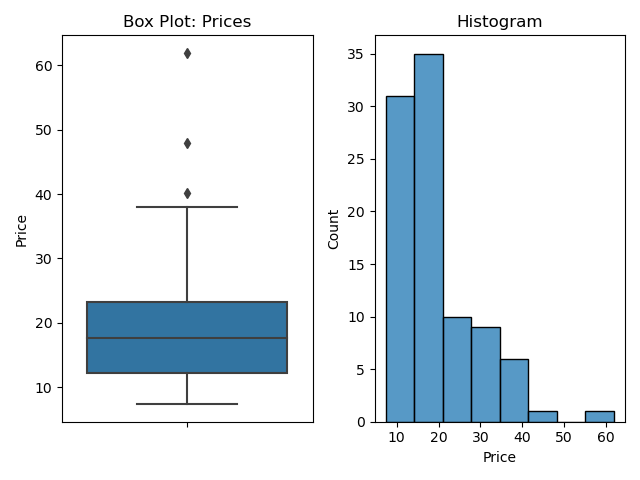

Python code for this plot:
import pandas as pd
import numpy as np
import matplotlib.pyplot as plt
import seaborn as sns
import os
os.chdir(r"C:\Adv Analytics\Datasets")
cars93 = pd.read_csv("Cars93.csv")

#subplot demo

plt.subplot(1,2,1)
sns.boxplot(y='Price', data=cars93)
plt.title("Box Plot: Prices")

plt.subplot(1,2,2)
sns.histplot(data=cars93, x = 'Price', bins=8)
plt.title("Histogram")

plt.tight_layout()
plt.show()
